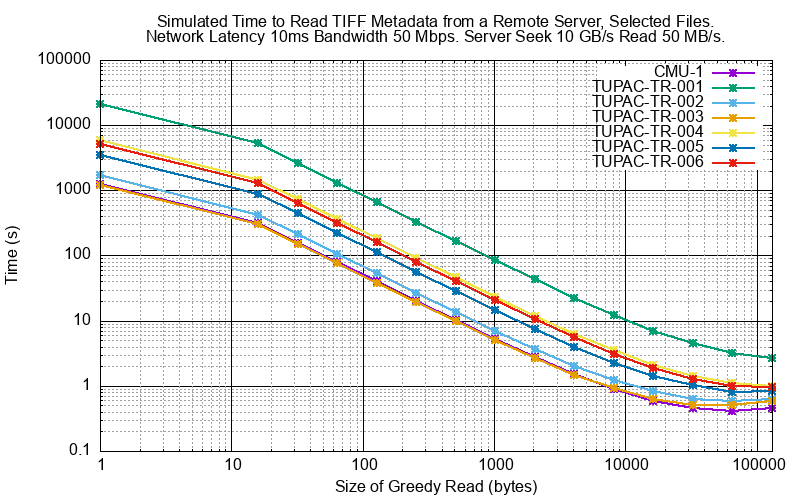

Generate this figure with gnuplot:
set title "Simulated Time to Read TIFF Metadata from a Remote Server, Selected Files.\nNetwork Latency 10ms Bandwidth 50 Mbps. Server Seek 10 GB/s Read 50 MB/s."

set xlabel "Size of Greedy Read (bytes)"
#set xrange [0.1:100]
set logscale x
#set xrange [0.01:100]

# First line specification refers to major grid lines in both x and y, the second to minor grid lines in x and y.
set grid xtics mxtics ytics mytics linetype -1 linewidth 1, linetype 0 linewidth 1

set logscale y
set ylabel "Time (s)"
# set yrange [1:]
# set ytics 8,35,3

#set logscale y2
#set y2label "Cache Nisses"
# set y2range [1:1e9]
#set y2tics

set pointsize 1
set datafile separator whitespace
# Curve fit
#cost(x) = a + (b / (x/1024))
#fit cost(x) "perf_size_of.dat" using 1:2 via a,b

set key right
#set key off

set terminal png size 800,500           # choose the file format

set output "py_sim_greedy.png"   # choose the output device

plot "py_sim_greedy_CMU-1.dat" using 1:($2 / 1000) t "CMU-1" with linespoints axes x1y1 pt 3 lw 2, \
    "py_sim_greedy_TUPAC-TR-001.dat" using 1:($2 / 1000) t "TUPAC-TR-001" with linespoints axes x1y1 pt 3 lw 2, \
    "py_sim_greedy_TUPAC-TR-002.dat" using 1:($2 / 1000) t "TUPAC-TR-002" with linespoints axes x1y1 pt 3 lw 2, \
    "py_sim_greedy_TUPAC-TR-003.dat" using 1:($2 / 1000) t "TUPAC-TR-003" with linespoints axes x1y1 pt 3 lw 2, \
    "py_sim_greedy_TUPAC-TR-004.dat" using 1:($2 / 1000) t "TUPAC-TR-004" with linespoints axes x1y1 pt 3 lw 2, \
    "py_sim_greedy_TUPAC-TR-005.dat" using 1:($2 / 1000) t "TUPAC-TR-005" with linespoints axes x1y1 pt 3 lw 2, \
    "py_sim_greedy_TUPAC-TR-006.dat" using 1:($2 / 1000) t "TUPAC-TR-006" with linespoints axes x1y1 pt 3 lw 2

reset
